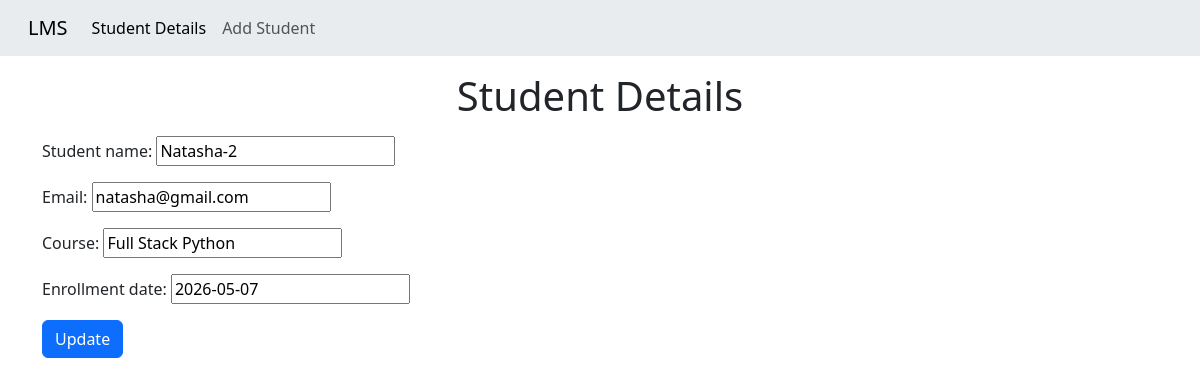
Page /details/1/ on the committed database.
### student_CRUD/models.py (models this page shows, shortened)
class StudentDetail(models.Model) :
        student_name = models.CharField(max_length=100)
        email = models.EmailField(max_length=50 , unique=True)
        course = models.CharField(max_length=75)
        enrollment_date = models.DateField()

### student_CRUD/views.py (the view)
# urls.py: path("details/<int:id>/", views.details, name="details")
def details(request, id) :
        if request.method == "POST" :
                student = get_object_or_404(StudentDetail, pk=id)
                form = StudentForm(request.POST, instance=student)
                if form.is_valid() :
                        form.save()
                        return redirect("homepage")
        student = get_object_or_404(StudentDetail,pk=id)
        form = StudentForm(instance=student)
        context = {
              "form" : form
      }
        return render(request, "view_details.html", context)

### student_CRUD/forms.py
class StudentForm(forms.ModelForm) :
        class Meta :
                model = StudentDetail
                fields = ["student_name", "email", "course", "enrollment_date"]

### student_CRUD/templates/view_details.html
{% extends "master.html" %} {% block content %}
<h1 class="text-center mt-3 mb-3">Student Details</h1>
<div class="container">
  <form action="" method="POST">
    {% csrf_token %} {{ form.as_p }}
    <button type="submit" class="btn btn-primary">Update</button>
  </form>
</div>
{% endblock content %}

### rows in the picture
StudentDetail: student_name "Natasha-2", email "natasha@gmail.com", course "Full Stack Python", enrollment_date "2026-05-07"
